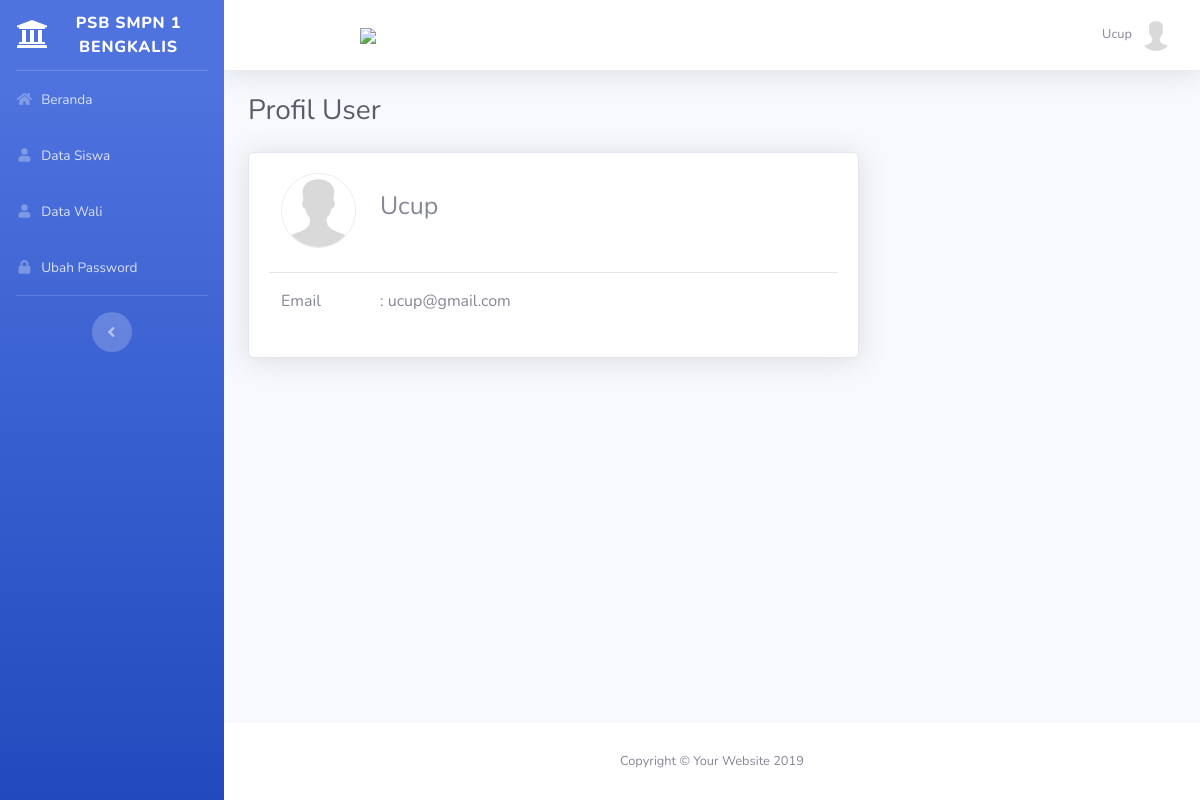
The app's page /main.php?module=profil (signed in) with its own data.
### tables this page shows
CREATE TABLE `siswa` (
  `id_siswa` int(11) NOT NULL,
  `nama_siswa` varchar(50) NOT NULL,
  `tempat_lahir` varchar(50) NOT NULL,
  `tgl_lahir` date NOT NULL,
  `id_agama` int(11) NOT NULL,
  `email` varchar(50) NOT NULL,
  `password` varchar(50) NOT NULL,
  `alamat` varchar(150) NOT NULL,
  `telepon` varchar(13) NOT NULL,
  `jenis_kelamin` enum('Laki-laki','Perempuan') NOT NULL,
  `foto` varchar(50) NOT NULL,
  `kk` varchar(50) NOT NULL,
  `ijazah` varchar(50) NOT NULL,
  `asal_sekolah` enum('SD','MI') NOT NULL,
  `nilai_sekolah` int(11) NOT NULL,
  `nilai_un` int(11) NOT NULL,
  `status` enum('Menunggu','Lulus','Tidak Lulus') NOT NULL,
  `kirim` enum('Tidak','Ya') NOT NULL,
  `tgl_daftar` date NOT NULL,
  `keterangan` varchar(150) NOT NULL
);

### modules/profil/view.php (the view, shortened to what this page needs)
<?php
if ($_SESSION['hak_akses']=='admin' || $_SESSION['hak_akses']=='panitia') {
    if (isset($_SESSION['id_admin'])) {
        $query = mysqli_query($mysqli, "SELECT * FROM admin WHERE id_admin='$_SESSION[id_admin]'")
        or die('Ada kesalahan pada query tampil data admin : ' . mysqli_error($mysqli));
        $data = mysqli_fetch_assoc($query);
    }
} else {
        $query = mysqli_query($mysqli, "SELECT * FROM siswa WHERE id_siswa='$_SESSION[id_siswa]'")
        or die('Ada kesalahan pada query tampil data siswa : ' . mysqli_error($mysqli));
        $data = mysqli_fetch_assoc($query);
}
?>
<div class="d-sm-flex align-items-center justify-content-between mb-4">
    <h1 class="h3 mb-0 text-gray-800">Profil User</h1>
</div>
<div class="row">
    <?php if ($_SESSION['hak_akses']=='admin') { ?>
    <div class="col-xl-8 col-lg-7">
        <div class="card shadow mb-4">
            <div class="card-body">
                <div>
                    <form role="form" class="form-horizontal" method="POST" action="?module=form_profil" enctype="multipart/form-data">
                        <div class="box-body">
                            <input type="hidden" name="id_admin" value="<?php echo $data['id_admin']; ?>">
                            <div class="form-group">
                                <label class="col-sm-2 control-label">
                                    <?php
                                    if ($data['foto']=="") { ?>
                                        <img style="border:1px solid #eaeaea;border-radius:50px;" src="images/admin/user-default.png" width="75">
                                        <?php
                                    }
                                    else { ?>
                                        <img style="border:1px solid #eaeaea;border-radius:50px;" src="images/admin/<?php echo $data['foto']; ?>" width="75">
                                        <?php
                                    }
                                    ?>
                                </label>
                                <label style="font-size:25px;margin-top:10px;" class="col-sm-8"><?php echo $data['nama_admin']; ?></label>
                            </div>
                            <hr>
                            <div class="form-group">
                                <label class="col-sm-2 control-label">Username</label>
                                <label style="text-align:left" class="col-sm-8 control-label">: <?php echo $data['username']; ?></label>
                            </div>
                            <div class="form-group">
                                <label class="col-sm-2 control-label">Telepon</label>
                                <label style="text-align:left" class="col-sm-8 control-label">: <?php echo $data['telepon']; ?></label>
                            </div>
                        </div>
                </div>
                <hr>
                <div class="box-footer">
                    <div class="form-group">
                        <div class="col-sm-offset-2 col-sm-10">
                            <input type="submit" class="btn btn-primary btn-submit" name="ubah" value="Ubah">
                        </div>
                    </div>
                </div>
                </form>
            </div>
        </div>
    </div>
        <?php } if ($_SESSION['hak_akses']=='panitia') { ?>
        <div class="col-xl-8 col-lg-7">
            <div class="card shadow mb-4">
                <div class="card-body">
                    <div>
                        <form role="form" class="form-horizontal" method="POST" action="?module=form_profil" enctype="multipart/form-data">
                            <div class="box-body">
                                <input type="hidden" name="id_admin" value="<?php echo $data['id_admin']; ?>">
                                <div class="form-group">
                                    <label class="col-sm-2 control-label">
                                        <?php
                                        if ($data['foto']=="") { ?>
                                            <img style="border:1px solid #eaeaea;border-radius:50px;" src="images/admin/user-default.png" width="75">
                                            <?php
                                        }
                                        else { ?>
                                            <img style="border:1px solid #eaeaea;border-radius:50px;" src="images/admin/<?php echo $data['foto']; ?>" width="75">
                                            <?php
                                        }
                                        ?>
                                    </label>
                                    <label style="font-size:25px;margin-top:10px;" class="col-sm-8"><?php echo $data['nama_admin']; ?></label>
                                </div>
                                <hr>
                                <div class="form-group">
                                    <label class="col-sm-2 control-label">Username</label>
                                    <label style="text-align:left" class="col-sm-8 control-label">: <?php echo $data['username']; ?></label>
                                </div>
                                <div class="form-group">
                                    <label class="col-sm-2 control-label">Telepon</label>
                                    <label style="text-align:left" class="col-sm-8 control-label">: <?php echo $data['telepon']; ?></label>
                                </div>
                            </div>
                    </div>
                    <hr>
                    <div class="box-footer">
                        <div class="form-group">
                            <div class="col-sm-offset-2 col-sm-10">
                                <input type="submit" class="btn btn-primary btn-submit" name="ubah" value="Ubah">
                            </div>
                        </div>
                    </div>
                    </form>
                </div>
            </div>
        </div>
    <?php } else { ?>
    <div class="col-xl-8 col-lg-7">
            <div class="card shadow mb-4">
                <div class="card-body">
                    <div>
                        <form role="form" class="form-horizontal" method="POST" action="?module=form_profil" enctype="multipart/form-data">
                            <div class="box-body">
                                <div class="form-group">
                                    <label class="col-sm-2 control-label">
                                        <?php
                                        if ($data['foto']=="") { ?>
                                            <img style="border:1px solid #eaeaea;border-radius:50px;" src="images/siswa/user-default.png" width="75">
                                            <?php
                                        }
                                        else { ?>
                                            <img style="border:1px solid #eaeaea;border-radius:50px;" src="images/siswa/<?php echo $data['foto']; ?>" width="75">
                                            <?php
                                        }
                                        ?>
                                    </label>
                                    <label style="font-size:25px;margin-top:10px;" class="col-sm-8"><?php echo $data['nama_siswa']; ?></label>
                                </div>
                                <hr>
                                <div class="form-group">
                                    <label class="col-sm-2 control-label">Email</label>
                                    <label style="text-align:left" class="col-sm-8 control-label">: <?php echo $data['email']; ?></label>
                                </div>
                            </div>
                        </form>
                    </div>
                </div>
            </div>
    </div>
        <?php }?>
    </div>

### topbar.php (shortened to what this page needs)
<?php
require_once "config/database.php";
if ($_SESSION['hak_akses']=='admin') {
    $query = mysqli_query($mysqli, "SELECT * FROM admin WHERE id_admin='$_SESSION[id_admin]'")
    or die('Ada kesalahan pada query tampil Manajemen User: ' . mysqli_error($mysqli));
} else if ($_SESSION['hak_akses']=='panitia') {
    $query = mysqli_query($mysqli, "SELECT * FROM admin WHERE id_admin='$_SESSION[id_admin]'")
    or die('Ada kesalahan pada query tampil Manajemen User: ' . mysqli_error($mysqli));
} else {
    $query = mysqli_query($mysqli, "SELECT * FROM siswa WHERE id_siswa='$_SESSION[id_siswa]'")
    or die('Ada kesalahan pada query tampil Manajemen User: ' . mysqli_error($mysqli));
}
$data = mysqli_fetch_assoc($query);
?>
<?php if ($_SESSION['hak_akses']=='admin') { ?>
<nav class="navbar navbar-expand navbar-light bg-white topbar mb-4 static-top shadow">
    <button id="sidebarToggleTop" class="btn btn-link d-md-none rounded-circle mr-3">
        <i class="fa fa-bars"></i>
    </button>
    <iframe scrolling="no" frameborder="no" clocktype="html5" style="overflow:hidden;border:0;margin:0;padding:0;width:120px;height:40px;"src="https://www.clocklink.com/html5embed.php?clock=043&timezone=Indonesia_Jakarta&color=blue&size=120&Title=&Message=&Target=&From=2020,1,1,0,0,0&Color=blue"></iframe>
    <ul class="navbar-nav ml-auto">
        <li class="nav-item dropdown no-arrow">
            <a class="nav-link dropdown-toggle" href="#" id="userDropdown" role="button" data-toggle="dropdown" aria-haspopup="true" aria-expanded="false">
                <span class="mr-2 d-none d-lg-inline text-gray-600 small"><?php echo $data['nama_admin']; ?> </span>
                <?php
                if ($data['foto']=="") { ?>
                    <img src="images/admin/user-default.png" class="img-profile rounded-circle" alt="User Image"/>
                    <?php
                }
                else { ?>
                    <img src="images/admin/<?php echo $data['foto']; ?>" class="img-profile rounded-circle" alt="User Image"/>
                    <?php
                }
                ?>
            </a>
            <div class="dropdown-menu dropdown-menu-right shadow animated--grow-in" aria-labelledby="userDropdown">
                <a class="dropdown-item" href="?module=profil">
                    <i class="fas fa-user fa-sm fa-fw mr-2 text-gray-400"></i>
                    Profile
                </a>
                <div class="dropdown-divider"></div>
                <a class="dropdown-item" href="#logout" data-toggle="modal" data-target="#logoutModal">
                    <i class="fas fa-sign-out-alt fa-sm fa-fw mr-2 text-gray-400"></i>
                    Logout
                </a>
            </div>
        </li>
    </ul>
</nav>
<?php } else { ?>
<nav class="navbar navbar-expand navbar-light bg-white topbar mb-4 static-top shadow">
    <iframe scrolling="no" frameborder="no" clocktype="html5" style="overflow:hidden;border:0;margin:0;padding:0;width:120px;height:40px;"src="https://www.clocklink.com/html5embed.php?clock=043&timezone=Indonesia_Jakarta&color=blue&size=120&Title=&Message=&Target=&From=2020,1,1,0,0,0&Color=blue"></iframe>
    <?php
    $query2 = mysqli_query($mysqli, "SELECT * FROM admin")
    or die('Ada kesalahan pada query tampil Manajemen User: ' . mysqli_error($mysqli));
    $data2 = mysqli_fetch_assoc($query2);
    ?>
    <a href="https://wa.me/<?= '62'.substr($data2['telepon'],1); ?>?text=Halo Admin, ada yang ingin saya tanyakan."><img width="50px" src="https://cdn3.iconfinder.com/data/icons/2018-social-media-logotypes/1000/2018_social_media_popular_app_logo-whatsapp-512.png"> </a>
    <ul class="navbar-nav ml-auto">
        <li class="nav-item dropdown no-arrow">
            <a class="nav-link dropdown-toggle" href="#" id="userDropdown" role="button" data-toggle="dropdown" aria-haspopup="true" aria-expanded="false">
                <span class="mr-2 d-none d-lg-inline text-gray-600 small"><?php echo $data['nama_siswa']; ?></span>
                <?php
                if ($data['foto']=="") { ?>
                    <img src="images/siswa/user-default.png" class="img-profile rounded-circle" alt="User Image"/>
                    <?php
                }
                else { ?>
                    <img src="images/siswa/<?php echo $data['foto']; ?>" class="img-profile rounded-circle" alt="User Image"/>
                    <?php
                }
                ?>
            </a>
        </li>
    </ul>
</nav>
<?php } ?>

### records on screen
siswa: nama_siswa "Ucup", foto (picture), email "ucup@gmail.com"
